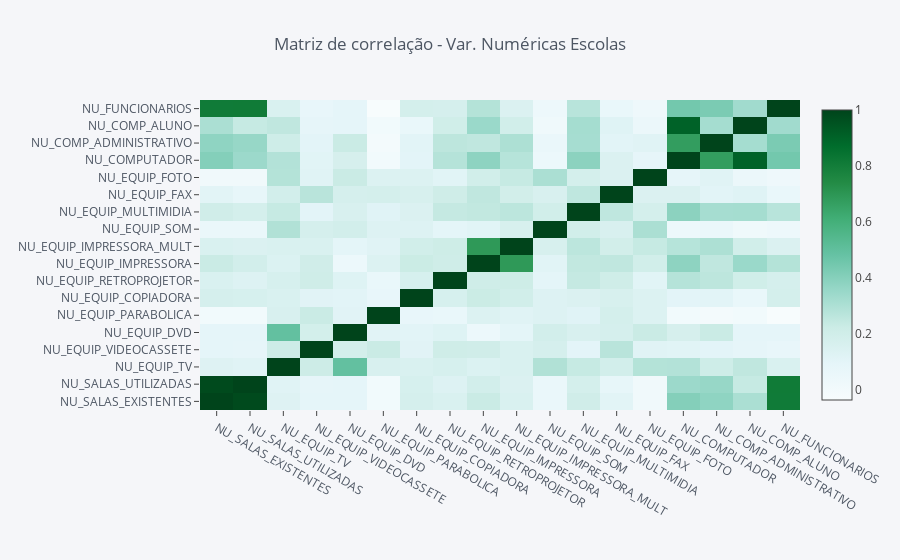

Notebook cell for this chart:
### Code cell
from pylab import rcParams
rcParams['figure.figsize'] = 20, 10
import seaborn as sns

df_escolas[numericas].corr(method='pearson').iplot(kind='heatmap', margin=dict(l=200, b=150, r=100),
                                               colorscale='bugn', 
                                               title="Matriz de correlação - Var. Numéricas Escolas")

### Figure 1 — Plotly figure (JSON) as saved in the notebook; plotly's stock layout.template omitted (floating-point values rounded to 4 significant figures; data arrays with more than 128 entries replaced by an {"elided": "..."} marker saying what was removed)
{"data": [{"colorscale": [[0, "rgb(247,252,253)"], [0.125, "rgb(229,245,249)"], [0.25, "rgb(204,236,230)"], [0.375, "rgb(153,216,201)"], [0.5, "rgb(102,194,164)"], [0.625, "rgb(65,174,118)"], [0.75, "rgb(35,139,69)"], [0.875, "rgb(0,109,44)"], [1, "rgb(0,68,27)"]], "type": "heatmap", "uid": "06d76f1d-6adf-43d5-847f-6599b94d4c60", "x": ["NU_SALAS_EXISTENTES", "NU_SALAS_UTILIZADAS", "NU_EQUIP_TV", "NU_EQUIP_VIDEOCASSETE", "NU_EQUIP_DVD", "NU_EQUIP_PARABOLICA", "NU_EQUIP_COPIADORA", "NU_EQUIP_RETROPROJETOR", "NU_EQUIP_IMPRESSORA", "NU_EQUIP_IMPRESSORA_MULT", "NU_EQUIP_SOM", "NU_EQUIP_MULTIMIDIA", "NU_EQUIP_FAX", "NU_EQUIP_FOTO", "NU_COMPUTADOR", "NU_COMP_ADMINISTRATIVO", "NU_COMP_ALUNO", "NU_FUNCIONARIOS"], "y": ["NU_SALAS_EXISTENTES", "NU_SALAS_UTILIZADAS", "NU_EQUIP_TV", "NU_EQUIP_VIDEOCASSETE", "NU_EQUIP_DVD", "NU_EQUIP_PARABOLICA", "NU_EQUIP_COPIADORA", "NU_EQUIP_RETROPROJETOR", "NU_EQUIP_IMPRESSORA", "NU_EQUIP_IMPRESSORA_MULT", "NU_EQUIP_SOM", "NU_EQUIP_MULTIMIDIA", "NU_EQUIP_FAX", "NU_EQUIP_FOTO", "NU_COMPUTADOR", "NU_COMP_ADMINISTRATIVO", "NU_COMP_ALUNO", "NU_FUNCIONARIOS"], "z": {"elided": "18x18 float values"}, "zmax": 1, "zmin": -0.03582}], "layout": {"legend": {"bgcolor": "#F5F6F9", "font": {"color": "#4D5663"}}, "margin": {"b": 150, "l": 200, "r": 100}, "paper_bgcolor": "#F5F6F9", "plot_bgcolor": "#F5F6F9", "title": {"font": {"color": "#4D5663"}, "text": "Matriz de correlação - Var. Numéricas Escolas"}, "xaxis": {"gridcolor": "#E1E5ED", "showgrid": true, "tickfont": {"color": "#4D5663"}, "title": {"font": {"color": "#4D5663"}, "text": ""}, "zerolinecolor": "#E1E5ED"}, "yaxis": {"gridcolor": "#E1E5ED", "showgrid": true, "tickfont": {"color": "#4D5663"}, "title": {"font": {"color": "#4D5663"}, "text": ""}, "zerolinecolor": "#E1E5ED"}}}
